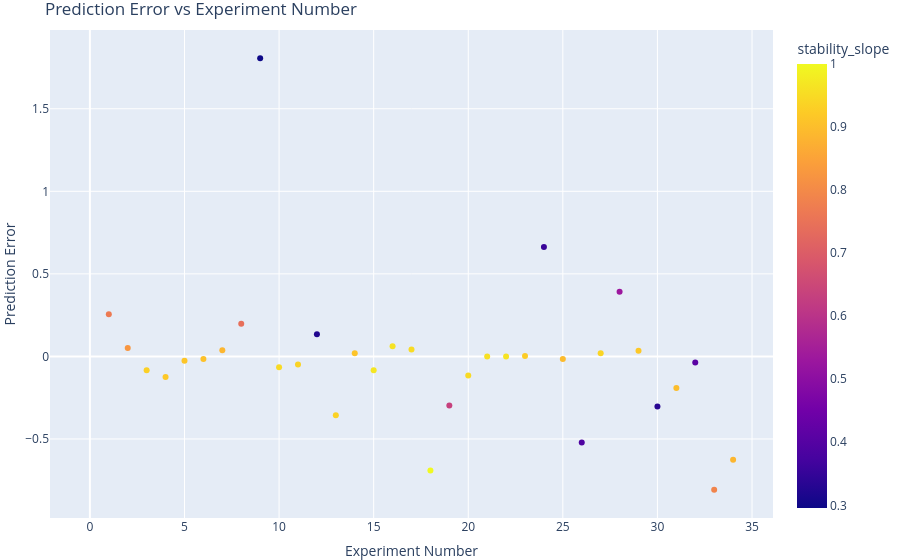

Write notebook code for a chart like this one.
### Code cell
# Plot relative prediction error
data["prediction_error_relative"] = data["prediction_error"] / data["stability_slope"]
fig = px.scatter(
    data.reset_index(), 
    x=data.index,
    y='prediction_error_relative',
    color='stability_slope',  # color by actual outcome
    title='Prediction Error vs Experiment Number'
)
fig.update_layout(
    xaxis_title="Experiment Number",
    yaxis_title="Prediction Error",
    showlegend=True,
    margin=dict(l=0, r=0, t=30, b=0)  # Remove whitespace around plot
)
fig.show()

### Figure 1 — Plotly figure (JSON) as saved in the notebook; plotly's stock layout.template omitted (floating-point values rounded to 4 significant figures)
{"data": [{"hovertemplate": "x=%{x}<br>prediction_error_relative=%{y}<br>stability_slope=%{marker.color}<extra></extra>", "legendgroup": "", "marker": {"color": [0.9643, 0.7677, 0.8254, 0.9319, 0.9182, 0.913, 0.905, 0.8845, 0.7413, 0.2958, 0.9489, 0.937, 0.3222, 0.935, 0.9109, 0.9677, 0.9619, 0.9502, 1, 0.6339, 0.9492, 0.958, 0.9626, 0.9256, 0.356, 0.8951, 0.3887, 0.9402, 0.53, 0.9174, 0.3328, 0.8978, 0.4103, 0.7869, 0.8861], "coloraxis": "coloraxis", "symbol": "circle"}, "mode": "markers", "name": "", "orientation": "v", "showlegend": false, "type": "scatter", "x": [0, 1, 2, 3, 4, 5, 6, 7, 8, 9, 10, 11, 12, 13, 14, 15, 16, 17, 18, 19, 20, 21, 22, 23, 24, 25, 26, 27, 28, 29, 30, 31, 32, 33, 34], "xaxis": "x", "y": [null, 0.256, 0.05115, -0.08313, -0.1245, -0.02595, -0.01632, 0.03754, 0.198, 1.807, -0.06624, -0.04962, 0.1348, -0.3563, 0.01982, -0.08331, 0.06176, 0.04204, -0.691, -0.298, -0.1155, -0.000702, -0.0004817, 0.002961, 0.6624, -0.01598, -0.5214, 0.01857, 0.3915, 0.03439, -0.3027, -0.1921, -0.0371, -0.8083, -0.6259], "yaxis": "y"}], "layout": {"coloraxis": {"colorbar": {"title": {"text": "stability_slope"}}, "colorscale": [[0, "#0d0887"], [0.1111, "#46039f"], [0.2222, "#7201a8"], [0.3333, "#9c179e"], [0.4444, "#bd3786"], [0.5556, "#d8576b"], [0.6667, "#ed7953"], [0.7778, "#fb9f3a"], [0.8889, "#fdca26"], [1, "#f0f921"]]}, "legend": {"tracegroupgap": 0}, "margin": {"b": 0, "l": 0, "r": 0, "t": 30}, "showlegend": true, "title": {"text": "Prediction Error vs Experiment Number"}, "xaxis": {"anchor": "y", "domain": [0, 1], "title": {"text": "Experiment Number"}}, "yaxis": {"anchor": "x", "domain": [0, 1], "title": {"text": "Prediction Error"}}}}
